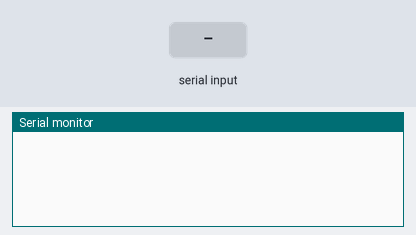
A sketch run on a simulated Arduino Uno, built with avr-gcc and run on an emulated ATmega328P. Shown: the last lines printed to the serial monitor. Inputs (shaded band) come from the test bench. No radio packets arrive unless stated.

Above: at 1.2 s.
1.3 s: "1" received over Serial
At 1.9 s:
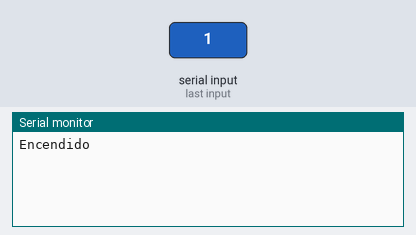
2.8 s: "2" received over Serial
At 3.1 s:
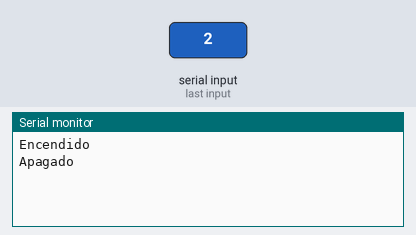

The sketch:

Transmisor.ino
```cpp
#include <SPI.h>
#include "nRF24L01.h"
#include "RF24.h"
#include "Definitions.h"

RF24 radio(10, A0);

char data;

void setup(void)
{
  Serial.begin(57600);

  radio.begin();
  radio.openReadingPipe(1, pipe);
  radio.startListening();
  //  radio.openWritingPipe(pipe);
}

void loop(void)
{
  if ( Serial.available() )
  {
    if ( radio.available() ) {
      radio.read( &data, sizeof(data) );
      Serial.println(data);
    }

    char letra = Serial.read();
    sendData(letra);
  }

  delay(100);
}
```

Definitions.h
```cpp
#include <Arduino.h>

const uint64_t pipe = 0xE8E8F0F0E1LL;
```

functions.ino
```cpp
void sendData (char data) {
  radio.stopListening();
  radio.openWritingPipe(pipe);

  switch (data) {
    case '1':
      radio.write( "1" , 1 );
      Serial.println("Encendido");
      break;
    case '2':
      radio.write( "2" , 1 );
      Serial.println("Apagado");
      break;
  }

  radio.openReadingPipe(1, pipe);
  radio.startListening();
}
```

Measured:
- after the input at 1.3 s, the serial monitor: prints a new line at once (image 1)
- after the input at 2.8 s, the serial monitor: prints a new line at once (image 2)
